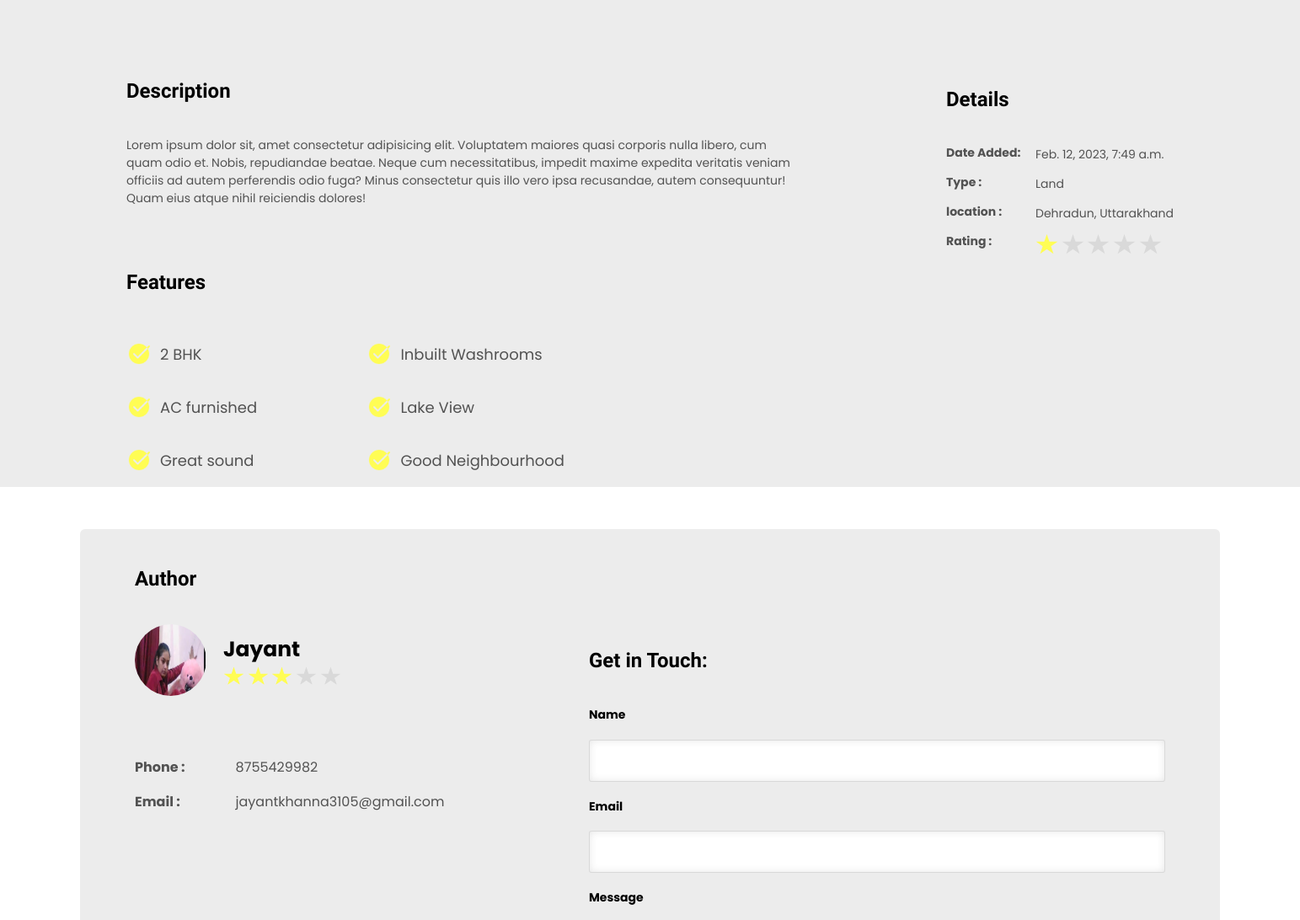
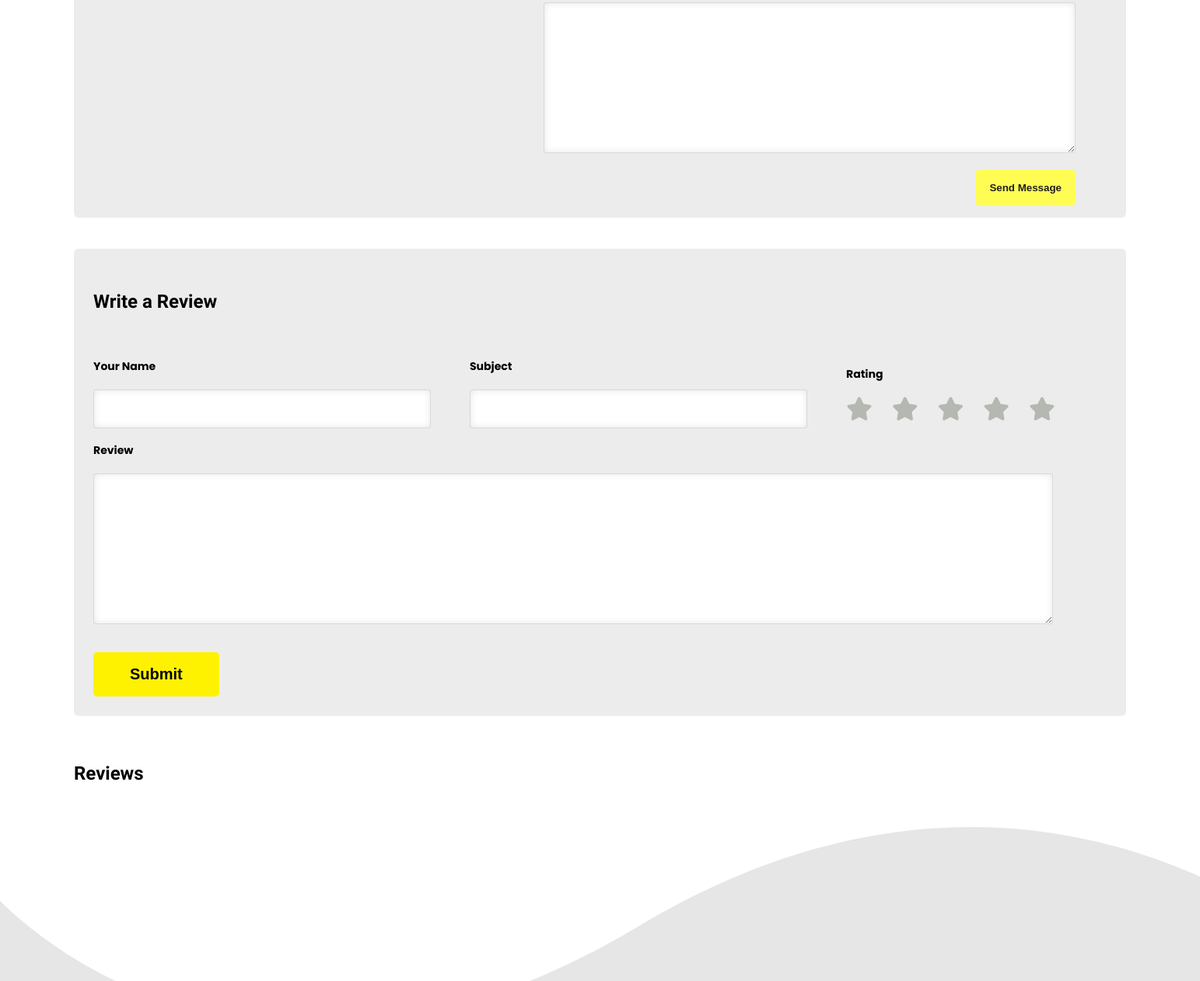
The app's page /showlisting?listing_id=1 (middle part), older data (2 pictures, top to bottom).
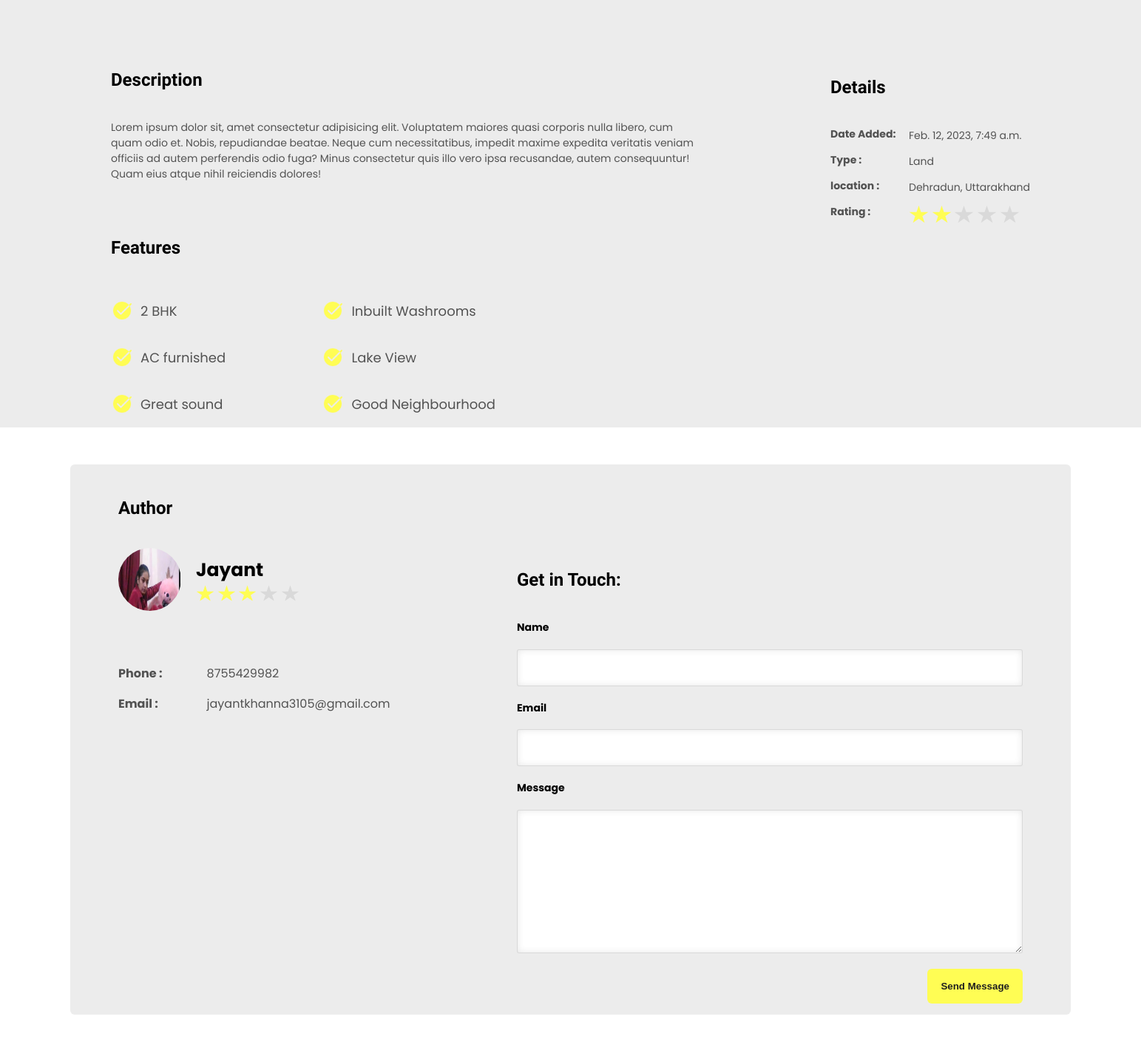
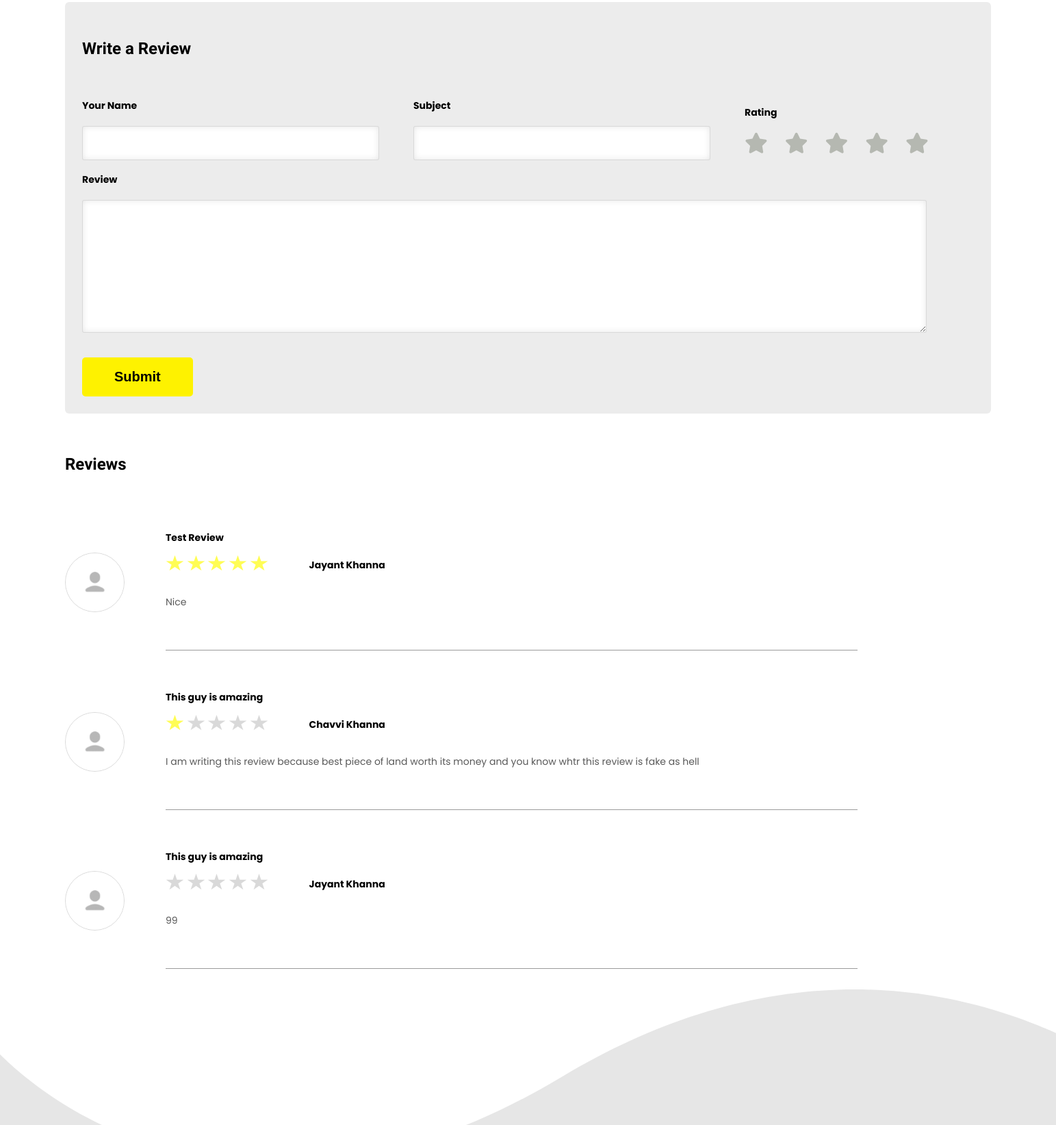
The same page, newer data (2 pictures, top to bottom).
### Nairobi_app/models.py (models this page shows)
class ListingReviews(models.Model):
    listing = models.ForeignKey(Listing, on_delete=models.CASCADE)
    user = models.CharField(max_length=100)
    subject = models.CharField(max_length=100)
    review = models.CharField(max_length=10000)
    date_added = models.DateTimeField(auto_now_add=True)
    rating = models.CharField(max_length=100)

### Nairobi_app/views.py (the view)
# urls.py: path('showlisting', views.showlisting, name='showlisting'),
def showlisting(request):
    if "listing_id" in request.GET:
        listingid = request.GET['listing_id']
        listingid = int(listingid)
        if Listing.objects.filter(id=listingid).exists():
            listing = Listing.objects.get(id=listingid)
            user = listing.user
            similar_listing = Listing.objects.filter(user=user.id)
            flag = 0
            if len(similar_listing) > 1:
                similar_listing = similar_listing.exclude(id=listing.id)
                similar_listing = similar_listing[0]
                flag =1
            username = user.username.split(" ")[0].capitalize()
            listingname = listing.name.capitalize()
            reviews = ListingReviews.objects.filter(listing=listing)
            if flag == 0 and len(similar_listing) == 1:
                return render(request, 'showlisting.html',{'user': user, 'username': username, 'listing': listing, 'listingname': listingname, 'similar_listing': listing, 'reviews': reviews})
            return render(request, 'showlisting.html',{'user': user, 'username': username, 'listing': listing, 'listingname': listingname, 'similar_listing': similar_listing, 'reviews': reviews})
        else:
            return redirect('home')
    else:
        return redirect('home')

### templates/showlisting.html (shortened to what the changed rows need)
{% load static %}
<!DOCTYPE html>
<html lang="en">
<head>
    <link rel="stylesheet" href="https://cdnjs.cloudflare.com/ajax/libs/font-awesome/4.7.0/css/font-awesome.min.css">
    <link rel="stylesheet" href="https://cdnjs.cloudflare.com/ajax/libs/font-awesome/6.2.1/css/all.min.css"/>
    <link rel="stylesheet" href="{% static 'css/bootstrap.css' %}" type="text/css">
    <link rel="stylesheet" href="{% static 'css/font-awesome.css' %}" type="text/css">
    <link rel="stylesheet" href="{% static 'css/selectize.css' %}" type="text/css">
    <link rel="stylesheet" href="{% static 'css/style.css' %}">
    <link rel="stylesheet" href="../static/css/style.css">
    <link rel="stylesheet" href="{% static 'css/index.css' %}">
    <link rel="stylesheet" href="{% static 'css/user_profile.css' %}">
    <link rel="stylesheet" href="{% static 'css/showlisting.css' %}">
</head>
<body>
    <section id="details">
        <div id="description">
            <div id="heading_description">
                <h2>Description</h2>
            </div>
        </div>
        <div>
            <div id="heading_details">
                <h2>Details</h2>
            </div>
            <div id="details_info">
                <div>
                    <div>
                        {% for i in '12345' %}
                            {% if i <= listing.rating %}
                                <img class="star" src="{% static 'images/star.svg' %}" alt="">
                            {% else %}
                                <img  class="star" src="{% static 'images/star_empty.svg' %}" alt="">
                            {% endif %}
                        {% endfor %}
                    </div>
                </div>
            </div>
        </div>
    </section>
    <section id="features">
        <div id="heading_features">
            <h2>Features</h2>
        </div>
    </section>
    <section id="contact_author_outer">
        <section id="contact_author">
            <div id="contact_author_heading">
                <h2>Author</h2>
            </div>
            <div id="contact_author_info">
                <div>
                    <div id="info_main">
                        <div id="heading_info_main">
                            <div id="rating_author_info">
                                {% for i in '12345' %}
                                    {% if i <= user.rating %}
                                        <img class="star" src="{% static 'images/star.svg' %}" alt="">
                                    {% else %}
                                        <img  class="star" src="{% static 'images/star_empty.svg' %}" alt="">
                                    {% endif %}
                                {% endfor %}
                            </div>
                        </div>
                    </div>
                </div>
                <div id="form_contact_author">
                    <h2>Get in Touch: </h2>
                </div>
            </div>
        </section>
    </section>
    <section id="review_outer">
        <section id="write_a_review">
            <div id="write_a_review_left">
                <h2>Write a Review</h2>
            </div>
        </section>
    </section>
    <section id="review_by_users">
        <div id="review_by_users_left">
            <h2>Reviews</h2>
        </div>
        <div id="reviews">
            {% for review in reviews %}
            <div class="review_card">
                <div>
                    <img class="def_img" src="{% static 'images/default_img.jpg' %}" alt="">
                </div>
                <div class="info_review">
                    <div class="heading_review">
                        <h4>{{review.subject}}</h4>
                    </div>
                    <div class="rating_name">
                        <div class="rating_outer_review">
                            <div class="rating_stars">
                                {% for i in '12345' %}
                                    {% if i <= review.rating %}
                                        <img class="star" src="{% static 'images/star.svg' %}" alt="">
                                    {% else %}
                                        <img  class="star" src="{% static 'images/star_empty.svg' %}" alt="">
                                    {% endif %}
                                {% endfor %}
                            </div>
                        </div>
                        <div class="name_review">
                            <h4>{{review.user}}</h4>
                        </div>
                    </div>
                    <div class="review_text">
                        <p>{{review.review}}</p>
                    </div>
                </div>
            </div>
            {% endfor %}
        </div>
    </section>
</body>
</html>

Row changes from the older to the newer data that the page shows:
changed Listing "2 BHK": rating "1" → "2.0" (drawn)
added ListingReviews: subject "Test Review", rating "5" (drawn), user "Jayant Khanna", review "Nice"
added ListingReviews: subject "This guy is amazing", rating "1" (drawn), user "Chavvi Khanna", review "I am writing this review because best piece of land worth its money and you know whtr this review is fake as hell"
added ListingReviews: subject "This guy is amazing", rating "0" (drawn), user "Jayant Khanna", review "99"
